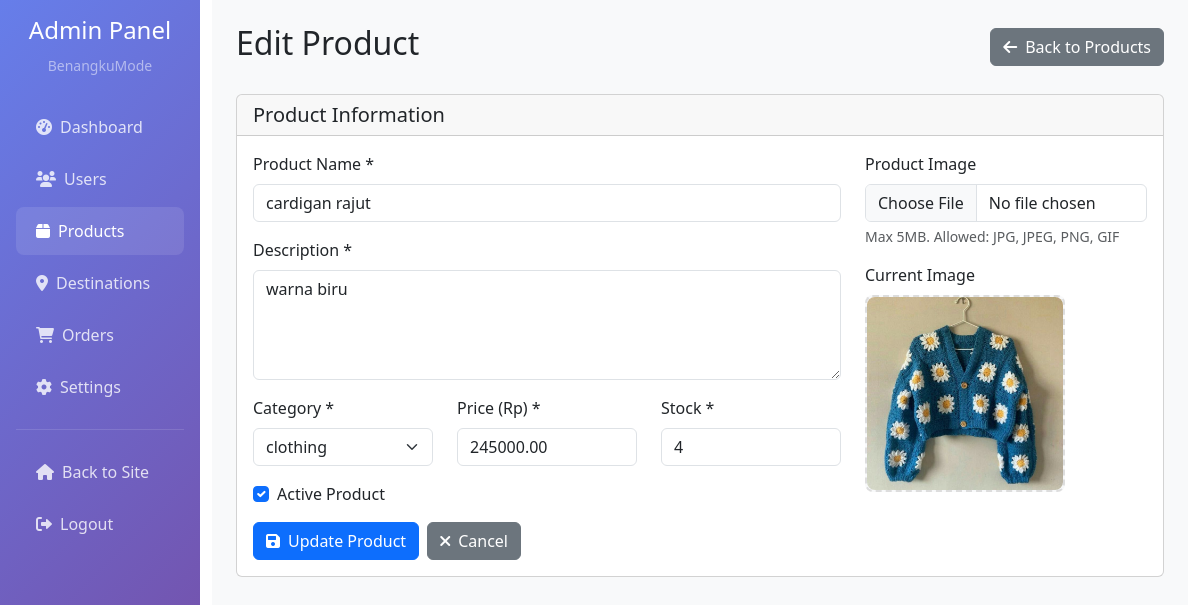
Page /admin/edit_product.php?id=4 (signed in) on the earlier database version.
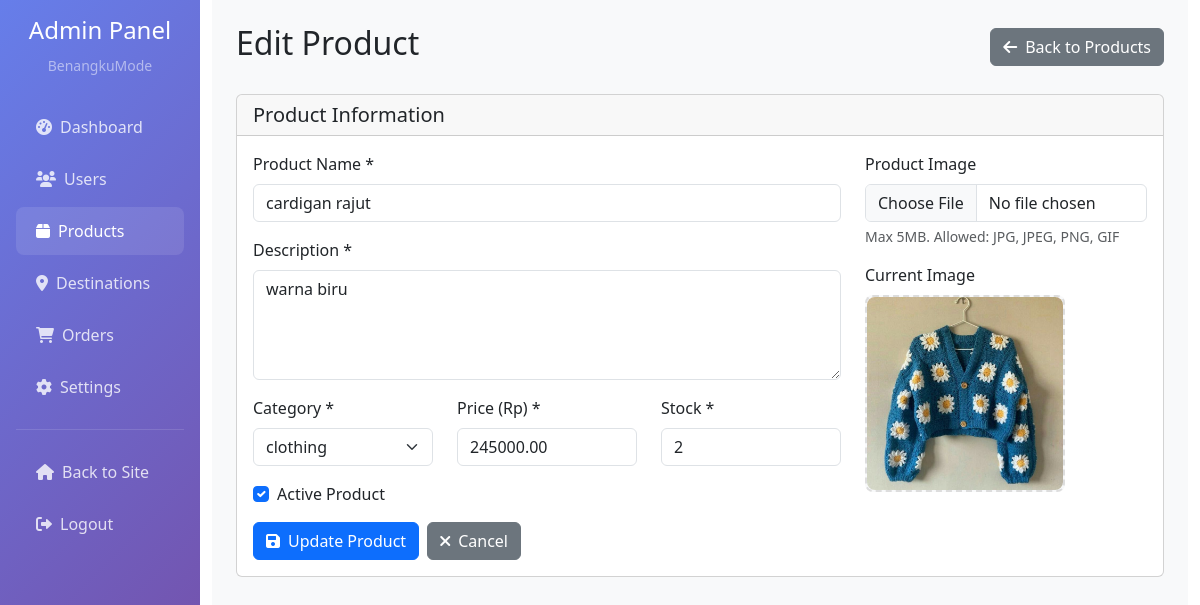
Same page on the later database version.
### tables this page shows
CREATE TABLE `products` (
  `id` int(11) NOT NULL,
  `name` varchar(200) NOT NULL,
  `description` text DEFAULT NULL,
  `price` decimal(10,2) NOT NULL,
  `category_id` int(11) DEFAULT NULL,
  `image` varchar(255) DEFAULT NULL,
  `images` longtext DEFAULT NULL CHECK (json_valid(`images`)),
  `stock_quantity` int(11) DEFAULT 0,
  `is_active` tinyint(1) DEFAULT 1,
  `is_featured` tinyint(1) DEFAULT 0,
  `created_at` timestamp NOT NULL DEFAULT current_timestamp(),
  `updated_at` timestamp NOT NULL DEFAULT current_timestamp() ON UPDATE current_timestamp()
);

CREATE TABLE `product_categories` (
  `id` int(11) NOT NULL,
  `name` varchar(100) NOT NULL,
  `description` text DEFAULT NULL,
  `image` varchar(255) DEFAULT NULL,
  `is_active` tinyint(1) DEFAULT 1,
  `created_at` timestamp NOT NULL DEFAULT current_timestamp()
);

### admin/edit_product.php (the view, shortened to what the changed rows need)
<?php
$conn = getDbConnection();
$product_id = isset($_GET['id']) ? (int)$_GET['id'] : 0;
$sql = "SELECT * FROM products WHERE id = $product_id";
$result = mysqli_query($conn, $sql);
$product = mysqli_fetch_assoc($result);
?>
<!DOCTYPE html>
<html lang="id">
<head>
    <link href="https://cdn.jsdelivr.net/npm/bootstrap@5.3.0/dist/css/bootstrap.min.css" rel="stylesheet">
    <link href="https://cdnjs.cloudflare.com/ajax/libs/font-awesome/6.0.0/css/all.min.css" rel="stylesheet">
</head>
<body>
    <div class="container-fluid">
        <div class="row">
            <div class="col-md-9 col-lg-10">
                <div class="main-content p-4">
                    <div class="d-flex justify-content-between align-items-center mb-4">
                        <h2>Edit Product</h2>
                    </div>
                    <div class="card">
                        <div class="card-body">
                            <form method="POST" enctype="multipart/form-data">
                                <div class="row">
                                    <div class="col-md-8">
                                        <div class="mb-3">
                                            <label for="name" class="form-label">Product Name *</label>
                                            <input type="text" class="form-control" id="name" name="name"
                                                   value="<?php echo htmlspecialchars($product['name']); ?>" required>
                                        </div>
                                        <div class="mb-3">
                                            <label for="description" class="form-label">Description *</label>
                                            <textarea class="form-control" id="description" name="description" rows="4" required><?php echo htmlspecialchars($product['description']); ?></textarea>
                                        </div>
                                        <div class="row">
                                            <div class="col-md-4">
                                                <div class="mb-3">
                                                    <label for="category" class="form-label">Category *</label>
                                                    <select class="form-select" id="category" name="category" required>
                                                            <?php
                                                            $qry = mysqli_query($conn, "SELECT * FROM product_categories");
                                                            while ($data = mysqli_fetch_array($qry)) {
                                                            ?>
                                                            <option data="<?= htmlspecialchars($data['name']) ?>"value="<?= $data['id'] ?>"<?= ($product['category_id'] == $data['id']) ? 'selected' : '' ?>>
                                                                <?= htmlspecialchars($data['name']) ?>
                                                            </option>
                                                            <?php }
                                                            ?>
                                                    </select>
                                                </div>
                                            </div>
                                            <div class="col-md-4">
                                                <div class="mb-3">
                                                    <label for="price" class="form-label">Price (Rp) *</label>
                                                    <input type="number" class="form-control" id="price" name="price"
                                                        value="<?php echo $product['price']; ?>" min="0" step="1000" required>
                                                </div>
                                            </div>
                                            <div class="col-md-4">
                                                <div class="mb-3">
                                                    <label for="stock" class="form-label">Stock *</label>
                                                    <input type="number" class="form-control" id="stock" name="stock"
                                                           value="<?php echo $product['stock_quantity']; ?>" min="0" required>
                                                </div>
                                            </div>
                                        </div>
                                        <div class="mb-3">
                                            <div class="form-check">
                                                <input class="form-check-input" type="checkbox" id="is_active" name="is_active"
                                                       <?php echo $product['is_active'] ? 'checked' : ''; ?>>
                                                <label class="form-check-label" for="is_active">
                                                    Active Product
                                                </label>
                                            </div>
                                        </div>
                                    </div>
                                    <div class="col-md-4">
                                        <div class="mb-3">
                                            <div class="image-preview d-flex align-items-center justify-content-center bg-light">
                                                <?php if ($product['image']): ?>
                                                    <img src="../assets/images/products/<?php echo htmlspecialchars($product['image']); ?>"
                                                         alt="<?php echo htmlspecialchars($product['name']); ?>"
                                                         class="img-fluid" style="max-width: 100%; max-height: 200px; border-radius: 8px;">
                                                <?php else: ?>
                                                    <i class="fas fa-image text-muted fa-3x"></i>
                                                <?php endif; ?>
                                            </div>
                                        </div>
                                    </div>
                                </div>
                            </form>
                        </div>
                    </div>
                </div>
            </div>
        </div>
    </div>
</body>
</html>

Differences in the rows shown:
changed products "cardigan rajut": stock "4" → "2"
